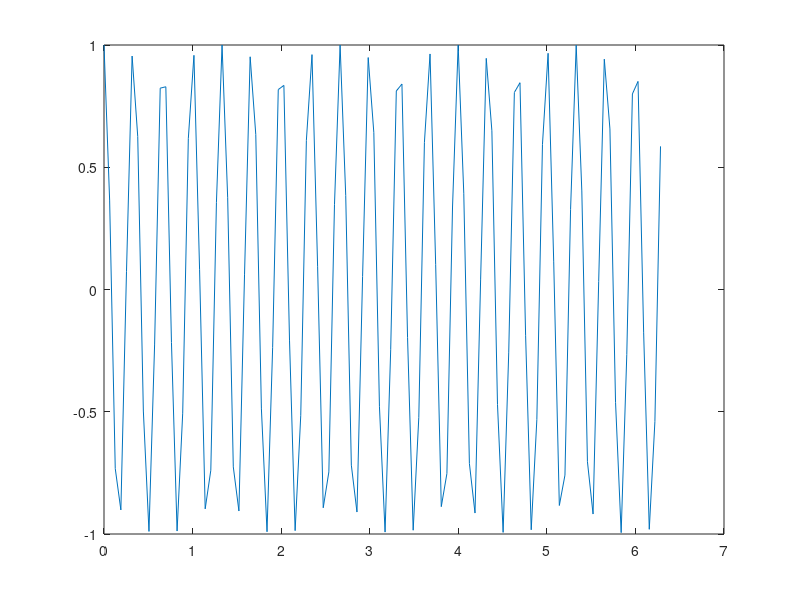

MATLAB code to generate this figure:
%% 
t = linspace(0,2*pi);
plot (t, sin(t));
hold on;
%%
plot (t, cos(t));
%%
plot (t, sin(2*pi*10*t));

%%
hold off;
%%
plot (t, cos(2*pi*3*t));
